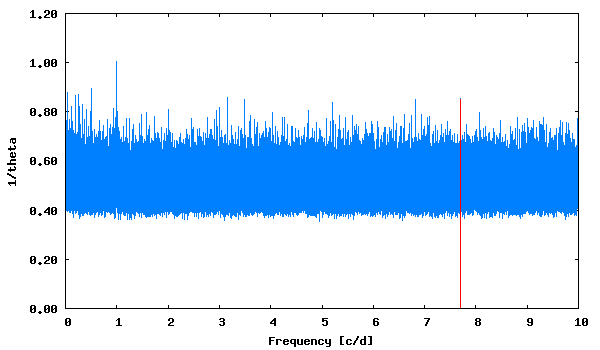

Write the gnuplot code that produced this figure.
set term png size 600,350 medium
set colors classic
set output "phase_lc_5.lk.png"
set xlabel "Frequency [c/d]"
set ylabel "1/theta"
set format y "%5.2f"
plot [] "lk.periodogram" using 1:2 with lines linecolor 3 title "", "<echo '7.701476  0.85'" with impulses linecolor 1 title ""
 
